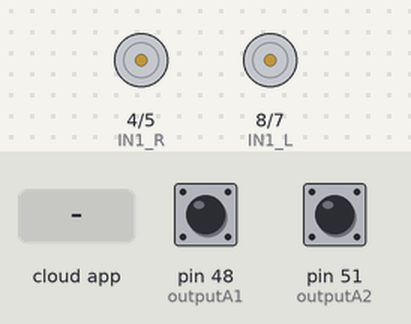
Recording of a sketch running on a simulated Arduino Mega 2560, built with avr-gcc and run on an emulated ATmega2560. Shown: motor-driver pin pairs drawn as motors (green arrow = first pin HIGH = forward, orange = second pin HIGH = backward, longer = more drive, scaled by the enable pin). The test bench sets the inputs (shaded band); at power-on: pin 48 (outputA1) HIGH, pin 51 (outputA2) HIGH. The ROS host is connected and sends only what is stated.

Above: at 1.2 s.
1.3 s: the phone or cloud app sets linear.x to -100
At 2.5 s:
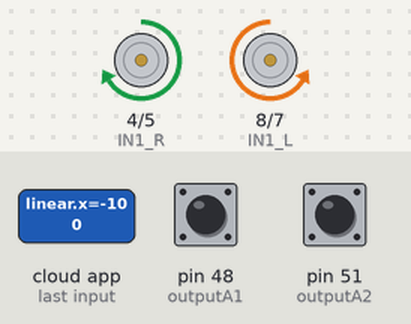
2.8 s: the phone or cloud app sets angular.z to -100
At 3.9 s:
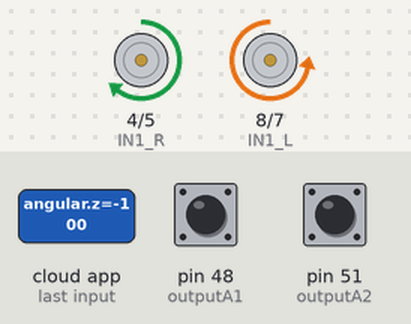
4.3 s: the phone or cloud app sets linear.x to 0
At 5.0 s:
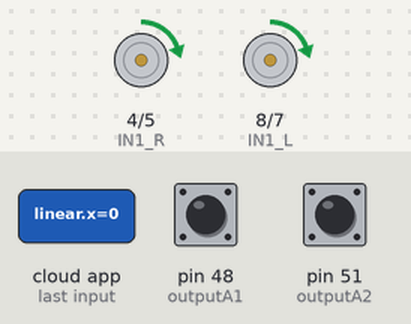
5.8 s: the phone or cloud app sets angular.z to 100
At 6.1 s:
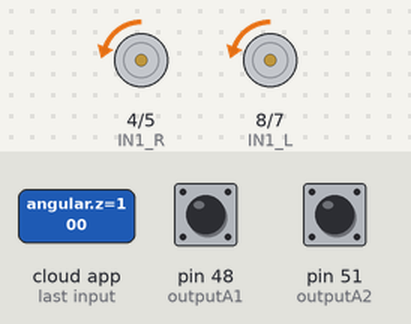
7.3 s: the phone or cloud app sets linear.x to 100
At 8.5 s:
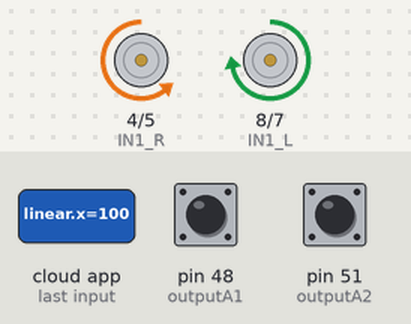
8.8 s: the phone or cloud app sets angular.z to 0
At 9.6 s:
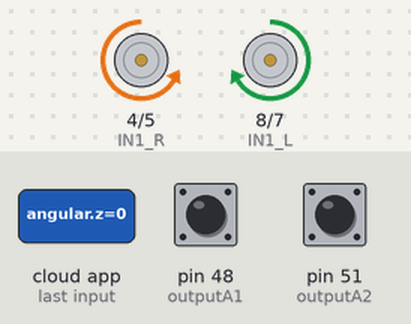
Timing chart, 0 to 11.3 s (numbered marks = the images above; inputs shaded):
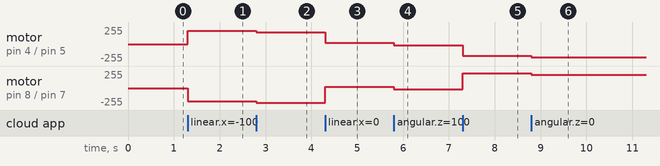

The sketch:

motor_encoders_ros.ino
```cpp
#include <ros.h>
#include <std_msgs/Int16.h>
#include <geometry_msgs/Twist.h>


#define EN_L 9
#define IN1_L 8
#define IN2_L 7

#define EN_R 3
#define IN1_R 4
#define IN2_R 5

// Handles startup and shutdown of ROS
ros::NodeHandle nh;
 #define outputA1 48
 #define outputB1 49
 #define outputA2 51
 #define outputB2 50
// Minumum and maximum values for 16-bit integers
const int encoder_minimum = -32768;
const int encoder_maximum = 32767;
// Keep track of the number of wheel ticks
std_msgs::Int16 right_wheel_tick_count;
ros::Publisher rightPub("right_ticks", &right_wheel_tick_count);

std_msgs::Int16 left_wheel_tick_count;
ros::Publisher leftPub("left_ticks", &left_wheel_tick_count);

int aState1;
int aLastState1;
int aState2;
int aLastState2;
unsigned long currentMillis = 0;
unsigned long previousMillis = 0;
unsigned long time1 = 100;


double w_r = 0, w_l = 0;

//wheel_rad is the wheel radius ,wheel_sep is
double wheel_rad = 0.05, wheel_sep = 0.22;

double speed_ang = 0, speed_lin = 0;

void messageCb( const geometry_msgs::Twist& msg) {
  speed_ang = msg.angular.z;
  speed_lin = msg.linear.x;
  w_r = (speed_lin / wheel_rad) + ((speed_ang * wheel_sep) / (2.0 * wheel_rad));
  w_l = (speed_lin / wheel_rad) - ((speed_ang * wheel_sep) / (2.0 * wheel_rad));
}


ros::Subscriber<geometry_msgs::Twist> sub("cmd_vel", &messageCb );
void Motors_init();
void MotorL(int Pulse_Width1);
void MotorR(int Pulse_Width2);


void setup() {
 pinMode (outputA1,INPUT);
 pinMode (outputB1,INPUT);
 pinMode (outputA2,INPUT);
 pinMode (outputB2,INPUT);

  Motors_init();

 //Serial.begin (9600);
 // Reads the initial state of the outputA1
 aLastState1 = digitalRead(outputA1);
 // Reads the initial state of the outputA2
 aLastState2 = digitalRead(outputA2);
  nh.initNode();
  nh.advertise(rightPub);
  nh.advertise(leftPub);
  nh.subscribe(sub);
}
void loop() {
currentMillis = millis();
interrupt_encoder_left();
interrupt_encoder_right();
if (currentMillis - previousMillis >= time1) {
      previousMillis = currentMillis;
    rightPub.publish( &right_wheel_tick_count );
    leftPub.publish( &left_wheel_tick_count );
}

MotorL(w_l * 10);
MotorR(w_r * 10);
nh.spinOnce();
reset_encoders();
}

void interrupt_encoder_left(){
 aState1 = digitalRead(outputA1); // Reads the "current" state of the outputA1
 // If the previous and the current state of the outputA1 are different, that means a Pulse has occured
 if (aState1 != aLastState1){
   // If the outputB1 state is different to the outputA1 state, that means the encoder is rotating clockwise
   if (digitalRead(outputB1) != aState1) {
     left_wheel_tick_count.data  ++;
   } else {
     left_wheel_tick_count.data  --;
   }
 }
 aLastState1 = aState1; // Updates the previous state of the outputA1 with the current state
}

void interrupt_encoder_right(){
 aState2 = digitalRead(outputA2); // Reads the "current" state of the outputA2
 // If the previous and the current state of the outputA2 are different, that means a Pulse has occured
 if (aState2 != aLastState2){
   // If the outputB2 state is different to the outputA2 state, that means the encoder is rotating clockwise
   if (digitalRead(outputB2) != aState2) {
     right_wheel_tick_count.data ++;
   } else {
     right_wheel_tick_count.data --;
   }
 }
 aLastState2 = aState2; // Updates the previous state of the outputA2 with the current state
}

void reset_encoders(){
if (left_wheel_tick_count.data  == encoder_maximum) {
  left_wheel_tick_count.data  = encoder_minimum;
}else if (left_wheel_tick_count.data  == encoder_minimum) {
  left_wheel_tick_count.data  = encoder_maximum;
}
if (right_wheel_tick_count.data == encoder_maximum) {
  right_wheel_tick_count.data = encoder_minimum;
}else if (right_wheel_tick_count.data == encoder_minimum) {
  right_wheel_tick_count.data = encoder_maximum;
}

}


void Motors_init() {

pinMode(EN_L, OUTPUT);

pinMode(EN_R, OUTPUT);

pinMode(IN1_L, OUTPUT);

pinMode(IN2_L, OUTPUT);

pinMode(IN1_R, OUTPUT);

pinMode(IN2_R, OUTPUT);

digitalWrite(EN_L, LOW);

digitalWrite(EN_R, LOW);

digitalWrite(IN1_L, LOW);

digitalWrite(IN2_L, LOW);

digitalWrite(IN1_R, LOW);

digitalWrite(IN2_R, LOW);

}

void MotorL(int Pulse_Width1) {
if (Pulse_Width1 > 0) {

  analogWrite(EN_L, Pulse_Width1);

  digitalWrite(IN1_L, HIGH);

  digitalWrite(IN2_L, LOW);

}

if (Pulse_Width1 < 0) {

  Pulse_Width1 = abs(Pulse_Width1);

  analogWrite(EN_L, Pulse_Width1);

  digitalWrite(IN1_L, LOW);

  digitalWrite(IN2_L, HIGH);

}

if (Pulse_Width1 == 0) {

  analogWrite(EN_L, Pulse_Width1);

  digitalWrite(IN1_L, LOW);

  digitalWrite(IN2_L, LOW);

}

}


void MotorR(int Pulse_Width2) {


if (Pulse_Width2 > 0) {

  analogWrite(EN_R, Pulse_Width2);

  digitalWrite(IN1_R, LOW);

  digitalWrite(IN2_R, HIGH);

}

if (Pulse_Width2 < 0) {

  Pulse_Width2 = abs(Pulse_Width2);

  analogWrite(EN_R, Pulse_Width2);

  digitalWrite(IN1_R, HIGH);

  digitalWrite(IN2_R, LOW);

}

if (Pulse_Width2 == 0) {

  analogWrite(EN_R, Pulse_Width2);

  digitalWrite(IN1_R, LOW);

  digitalWrite(IN2_R, LOW);

}

}
```

Measured:
- after the input at 1.3 s, motor on pin 4 (IN1_R) / pin 5 (IN2_R): stopped → forward 200/255 at once; motor on pin 8 (IN1_L) / pin 7 (IN2_L): stopped → backward 200/255 at once
- after the input at 2.8 s, motor on pin 4 (IN1_R) / pin 5 (IN2_R): forward 200/255 → forward 178/255 at once; motor on pin 8 (IN1_L) / pin 7 (IN2_L): backward 200/255 → backward 222/255 at once
- after the input at 4.3 s, motor on pin 4 (IN1_R) / pin 5 (IN2_R): forward 178/255 → forward 22/255 at once; motor on pin 8 (IN1_L) / pin 7 (IN2_L): backward 222/255 → forward 22/255 at once
- after the input at 5.8 s, motor on pin 4 (IN1_R) / pin 5 (IN2_R), motor on pin 8 (IN1_L) / pin 7 (IN2_L): forward 22/255 → backward 22/255 at once
- after the input at 7.3 s, motor on pin 4 (IN1_R) / pin 5 (IN2_R): backward 22/255 → backward 178/255 at once; motor on pin 8 (IN1_L) / pin 7 (IN2_L): backward 22/255 → forward 222/255 at once
- after the input at 8.8 s, motor on pin 4 (IN1_R) / pin 5 (IN2_R): backward 178/255 → backward 200/255 at once; motor on pin 8 (IN1_L) / pin 7 (IN2_L): forward 222/255 → forward 200/255 at once
